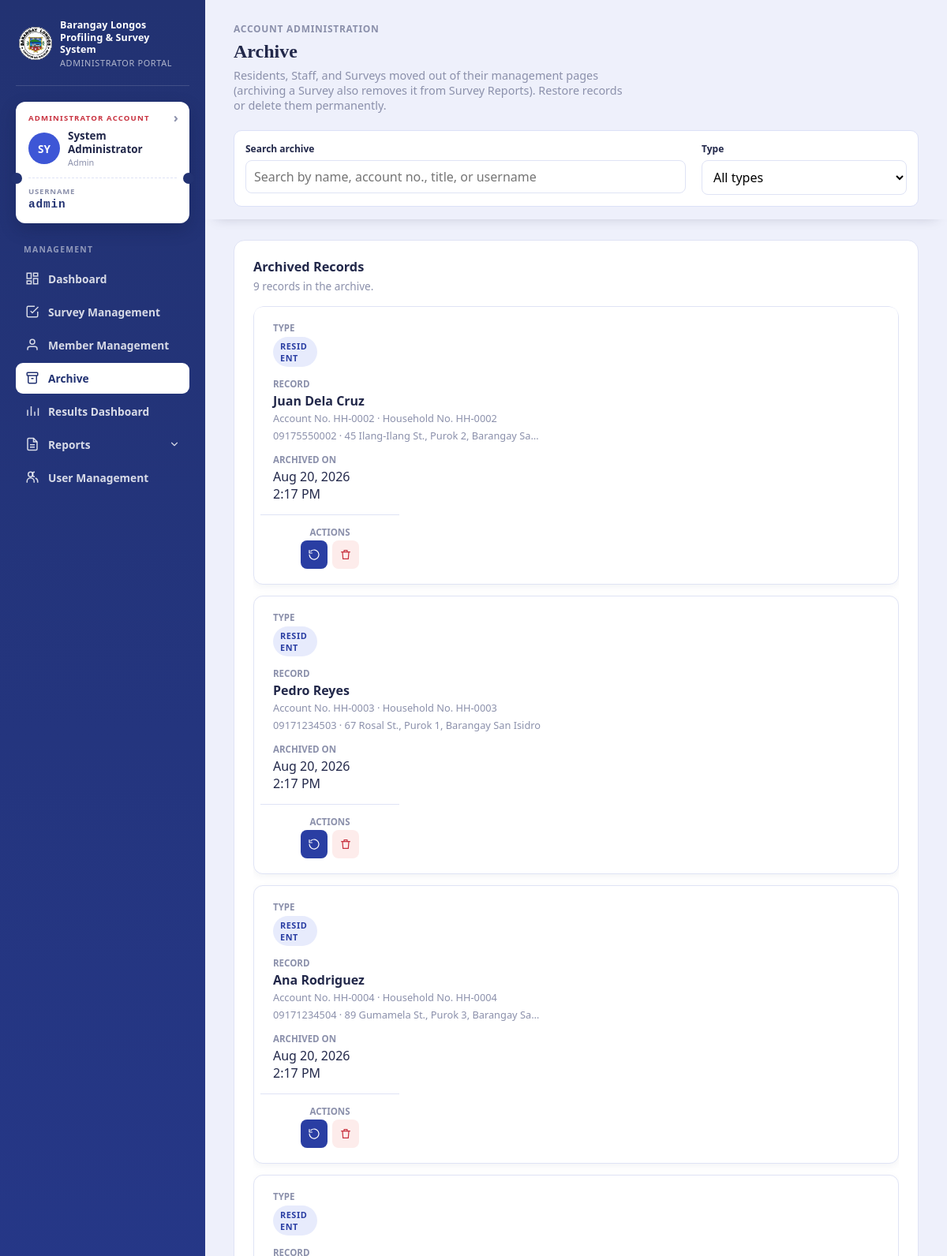
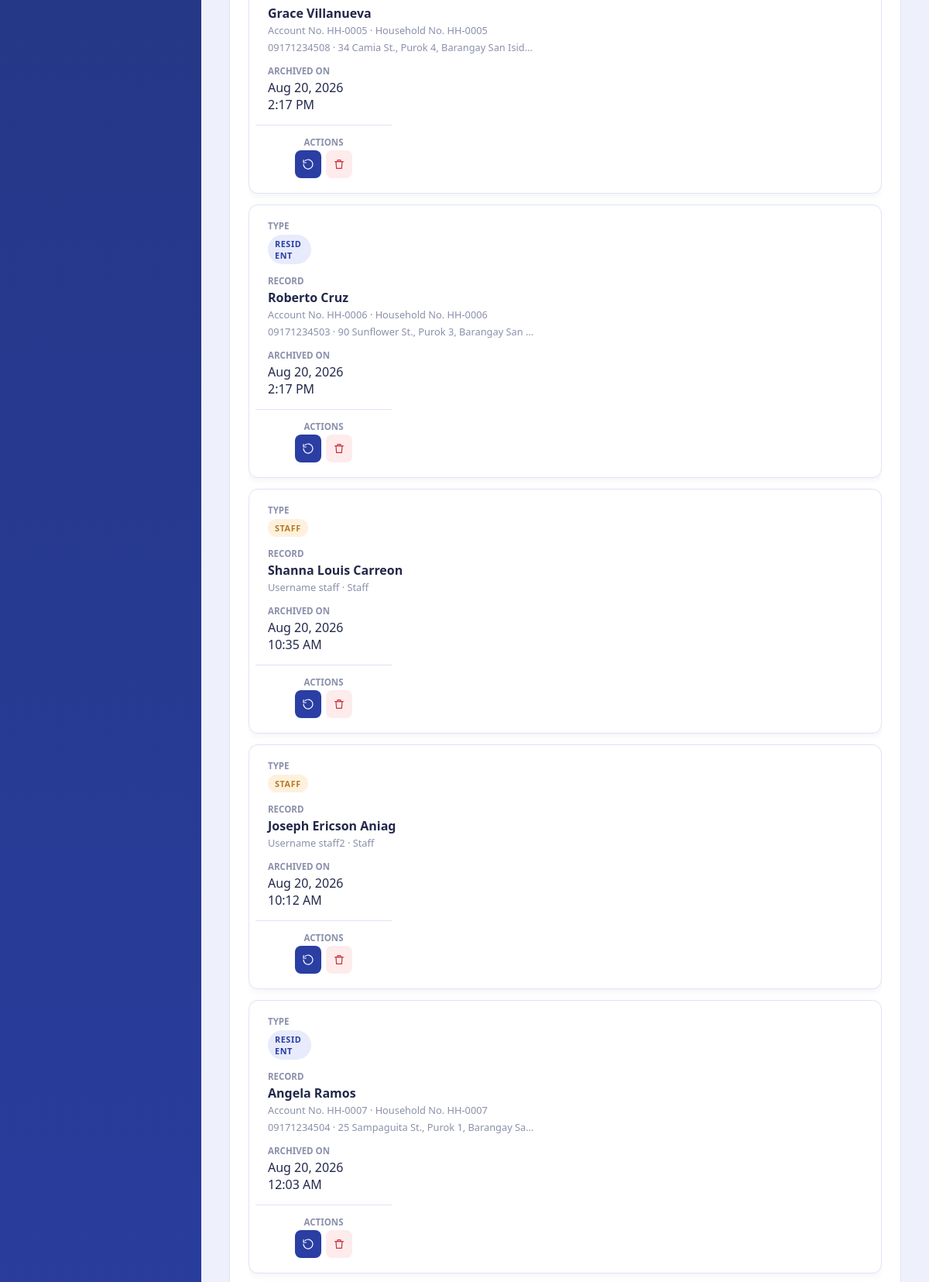
The page /admin/pages/archive.php (signed in, upper part) on the database its author committed (2 pictures, top to bottom).
### tables this page shows
CREATE TABLE `staff_admin` (
  `id` int(10) UNSIGNED NOT NULL,
  `username` varchar(80) NOT NULL,
  `full_name` varchar(120) NOT NULL,
  `password_hash` varchar(255) NOT NULL,
  `role` enum('admin','staff') NOT NULL DEFAULT 'staff',
  `contact_number` varchar(30) NOT NULL DEFAULT '',
  `address` text NOT NULL,
  `birthday` date DEFAULT NULL,
  `is_active` tinyint(1) NOT NULL DEFAULT 1,
  `archived_at` timestamp NULL DEFAULT NULL,
  `created_at` timestamp NULL DEFAULT current_timestamp()
);

### config/database.php (called while the page is built, shortened)
<?php
function database(): PDO
{
    static $connection = null;
    if ($connection instanceof PDO) {
        return $connection;
    }
    $connection = new PDO(
        'mysql:host=' . DB_HOST . ';dbname=' . DB_NAME . ';charset=utf8mb4',
        DB_USER,
        DB_PASS,
        [
            PDO::ATTR_ERRMODE => PDO::ERRMODE_EXCEPTION,
            PDO::ATTR_DEFAULT_FETCH_MODE => PDO::FETCH_ASSOC,
            PDO::ATTR_EMULATE_PREPARES => false,
        ]
    );
    $connection->exec("SET time_zone = '+08:00'");
    return $connection;
}

### config/admin_auth.php (called while the page is built, shortened)
<?php
require_once __DIR__ . '/auth.php';
function current_admin(): ?array
{
    $statement = database()->prepare('SELECT id, username, full_name, role, contact_number, address, birthday FROM staff_admin WHERE id = ? AND is_active = 1 LIMIT 1');
    $statement->execute([$_SESSION['admin_id']]);
    return $statement->fetch() ?: null;
}
function require_admin(): array
{
    $admin = current_admin();
    return $admin;
}

### config/auth.php (called while the page is built, shortened)
<?php
require_once __DIR__ . '/database.php';
function h(?string $value): string
{
    return htmlspecialchars((string) $value, ENT_QUOTES, 'UTF-8');
}

### admin/pages/archive.php (the view, shortened to what this page needs)
<?php
require_once __DIR__ . '/../../config/admin_auth.php';
$admin = require_admin();
$adminRole = $admin['role'] ?? 'unknown';
$db = database();
$perPage = 10;
$search = trim((string) ($_GET['q'] ?? ''));
$type = (string) ($_GET['type'] ?? 'all');
$rows = [];
if ($type === 'all' || $type === 'resident') {
    $where = ['archived_at IS NOT NULL'];
    $params = [];
    $statement = $db->prepare(
        'SELECT id, resident_number, household_number, head_name, contact_number, address, archived_at
         FROM residents WHERE ' . implode(' AND ', $where)
    );
    $statement->execute($params);
    foreach ($statement->fetchAll() as $r) {
        $rows[] = [
            'type' => 'resident',
            'id' => (int) $r['id'],
            'title' => $r['head_name'],
            'subtitle' => 'Account No. ' . $r['resident_number'] . ' · Household No. ' . $r['household_number'],
            'meta' => $r['contact_number'] . ' · ' . $r['address'],
            'archived_at' => $r['archived_at'],
            'view_url' => 'resident_view.php?id=' . (int) $r['id'],
            'restore_action' => '../../process/admin_restore_resident.php',
            'delete_action' => '../../process/admin_delete_resident.php',
            'id_field' => 'resident_id',
            'restore_title' => 'Restore this resident record?',
            'restore_desc' => $r['head_name'] . '\'s record will reappear in Member Management. The account stays deactivated until you activate it again.',
            'delete_title' => 'Permanently delete this resident record?',
            'delete_desc' => 'This deletes ' . $r['head_name'] . '\'s account, household record, and all saved personal, spouse, children, parents, and reference information, plus their photo and signatures. This cannot be undone.',
        ];
    }
}
if ($type === 'all' || $type === 'staff') {
    $where = ['archived_at IS NOT NULL'];
    $params = [];
    $statement = $db->prepare(
        'SELECT id, username, full_name, role, archived_at
         FROM staff_admin WHERE ' . implode(' AND ', $where)
    );
    $statement->execute($params);
    foreach ($statement->fetchAll() as $s) {
        $canManage = !($adminRole === 'staff' && $s['role'] === 'admin');
        $rows[] = [
            'type' => 'staff',
            'id' => (int) $s['id'],
            'title' => $s['full_name'],
            'subtitle' => 'Username ' . $s['username'] . ' · ' . ucfirst($s['role']),
            'meta' => '',
            'archived_at' => $s['archived_at'],
            'view_url' => null,
            'restore_action' => $canManage ? '../../process/admin_restore_staff.php' : null,
            'delete_action' => $canManage ? '../../process/admin_delete_staff.php' : null,
            'id_field' => 'staff_id',
            'restore_title' => 'Restore this staff account?',
            'restore_desc' => $s['full_name'] . '\'s account will reappear in User Management. It stays deactivated until you activate it again.',
            'delete_title' => 'Permanently delete this staff account?',
            'delete_desc' => 'This permanently deletes ' . $s['full_name'] . '\'s staff account. This cannot be undone.',
        ];
    }
}
usort($rows, static fn(array $a, array $b): int => strcmp($b['archived_at'], $a['archived_at']));
$archivedCount = count($rows);
$pageCount = max(1, (int) ceil($archivedCount / $perPage));
$page = min(max(1, (int) ($_GET['page'] ?? 1)), $pageCount);
$offset = ($page - 1) * $perPage;
$pageRows = array_slice($rows, $offset, $perPage);
$typeLabels = ['resident' => 'Resident', 'staff' => 'Staff', 'survey' => 'Survey'];
$typeBadge = ['resident' => 'badge-blue', 'staff' => 'badge-warning', 'survey' => 'badge-success'];
?>
<!doctype html>
<html lang="en">
<head>
<link rel="stylesheet" href="../../assets/css/dashboard.css?v=13">
<link rel="stylesheet" href="../css/logout.css">
<link rel="stylesheet" href="../../assets/css/admin-management.css">
<link rel="stylesheet" href="../css/members.css?v=12">
<link rel="stylesheet" href="../css/confirm-modal.css?v=3">
</head>
<body>
<div class="portal-shell">
<aside class="sidebar">
    <div class="sidebar-brand"><div class="sidebar-seal"><img src="../../assets/img/barangay-longos-logo.jpg" alt="Barangay Longos Logo"></div><div class="wordmark">Barangay Longos<br>Profiling &amp; Survey System<small>Administrator Portal</small></div></div>
    <div class="id-card" data-navigate-href="admin_profile.php"><div class="id-eyebrow"><?= $admin['role'] === 'admin' ? 'Administrator Account' : 'Staff Account' ?></div><div class="id-card-row"><div class="id-avatar"><?= h(strtoupper(substr($admin['full_name'], 0, 2))) ?></div><div class="id-card-name"><?=h($admin['full_name'])?><small><?=h(ucfirst($admin['role']))?></small></div></div><div class="id-card-perf"></div><div class="id-card-number"><span>Username</span><?= h($admin['username']) ?></div></div>
    <nav class="nav-group"><span class="nav-label">Management</span>
        <a class="nav-link" href="dashboard.php"><span class="nav-icon"><svg viewBox="0 0 24 24" fill="none" stroke="currentColor" stroke-width="2"><rect x="3" y="3" width="7" height="9"/><rect x="14" y="3" width="7" height="5"/><rect x="14" y="12" width="7" height="9"/><rect x="3" y="16" width="7" height="5"/></svg></span>Dashboard</a>
        <a class="nav-link" href="surveys.php"><span class="nav-icon"><svg viewBox="0 0 24 24" fill="none" stroke="currentColor" stroke-width="2"><path d="M9 11l3 3L22 4"/><path d="M21 12v7a2 2 0 0 1-2 2H5a2 2 0 0 1-2-2V5a2 2 0 0 1 2-2h11"/></svg></span>Survey Management</a>
        <a class="nav-link" href="members.php"><span class="nav-icon"><svg viewBox="0 0 24 24" fill="none" stroke="currentColor" stroke-width="2"><path d="M20 21v-2a4 4 0 0 0-4-4H8a4 4 0 0 0-4 4v2"/><circle cx="12" cy="7" r="4"/></svg></span>Member Management</a>
        <a class="nav-link" href="archive.php" aria-current="page"><span class="nav-icon"><svg viewBox="0 0 24 24" fill="none" stroke="currentColor" stroke-width="2"><rect x="3" y="3" width="18" height="5" rx="1"/><path d="M5 8v11a2 2 0 0 0 2 2h10a2 2 0 0 0 2-2V8"/><line x1="10" y1="13" x2="14" y2="13"/></svg></span>Archive</a>
        <a class="nav-link" href="results.php"><span class="nav-icon"><svg viewBox="0 0 24 24" fill="none" stroke="currentColor" stroke-width="2"><line x1="4" y1="20" x2="4" y2="10"/><line x1="10" y1="20" x2="10" y2="4"/><line x1="16" y1="20" x2="16" y2="13"/><line x1="22" y1="20" x2="22" y2="7"/></svg></span>Results Dashboard</a>
        <div class="nav-group-item">
            <button type="button" class="nav-link nav-parent" aria-expanded="false"><span class="nav-icon"><svg viewBox="0 0 24 24" fill="none" stroke="currentColor" stroke-width="2"><path d="M14 2H6a2 2 0 0 0-2 2v16a2 2 0 0 0 2 2h12a2 2 0 0 0 2-2V8z"/><path d="M14 2v6h6"/><line x1="8" y1="13" x2="16" y2="13"/><line x1="8" y1="17" x2="16" y2="17"/></svg></span>
                <span>Reports</span>
                <svg class="nav-chevron" viewBox="0 0 24 24" fill="none" stroke="currentColor" stroke-width="2" stroke-linecap="round" stroke-linejoin="round"><polyline points="6 9 12 15 18 9"/></svg>
            </button>
        </div>
        <?php if ($admin['role'] === 'admin'): ?><a class="nav-link" href="users.php"><span class="nav-icon"><svg viewBox="0 0 24 24" fill="none" stroke="currentColor" stroke-width="2"><circle cx="9" cy="7" r="4"/><path d="M3 21v-2a6 6 0 0 1 12 0v2"/><path d="M16 11a4 4 0 0 1 0-8"/><path d="M21 21v-2a6 6 0 0 0-4-5.7"/></svg></span>User Management</a><?php endif; ?>
    </nav>
</aside>
<main class="main">
    <div class="sticky-head">
    <div class="topbar">
        <div>
            <div class="page-eyebrow">Account administration</div>
            <h1 class="page-title">Archive</h1>
            <p class="page-sub">Residents, Staff, and Surveys moved out of their management pages (archiving a Survey also removes it from Survey Reports). Restore records or delete them permanently.</p>
        </div>
    </div>
    <form class="member-filters card" method="get" id="archiveFilterForm">
        <div class="member-filters-row">
            <label class="member-filter-field">
                <span class="member-filter-label">Search archive</span>
                <input type="search" name="q" id="archiveSearchInput" value="<?= h($search) ?>" placeholder="Search by name, account no., title, or username" autocomplete="off">
            </label>
            <label class="member-filter-field member-filter-field-status">
                <span class="member-filter-label">Type</span>
                <select name="type" id="archiveTypeSelect">
                    <option value="all" <?= $type === 'all' ? 'selected' : '' ?>>All types</option>
                </select>
            </label>
        </div>
    </form>
    </div>
    <div class="card members-list-card">
        <div class="card-title-row">
            <div>
                <div class="card-title">Archived Records</div>
                <div class="card-desc"><?=$archivedCount?> record<?=$archivedCount===1?'':'s'?> in the archive.</div>
            </div>
        </div>
        <table class="responsive-table member-table archive-table">
            <tbody>
            <?php foreach ($pageRows as $row): ?>
                <tr>
                    <td data-label="Type"><span class="badge <?=h($typeBadge[$row['type']])?>"><?=h($typeLabels[$row['type']])?></span></td>
                    <td data-label="Record">
                        <div class="archive-record-title"><?=h($row['title'])?></div>
                        <div class="archive-record-subtitle"><?=h($row['subtitle'])?></div>
                        <?php if ($row['meta'] !== ''): ?><div class="archive-record-meta" title="<?=h($row['meta'])?>"><?=h($row['meta'])?></div><?php endif; ?>
                    </td>
                    <td data-label="Archived On"><?=h((new DateTime($row['archived_at']))->format('M j, Y g:i A'))?></td>
                    <td data-label="Actions">
                        <div class="row-actions">
                            <?php if ($row['restore_action']): ?>
                            <?php
                                $restoreConfirm = json_encode([
                                    'title' => $row['restore_title'],
                                    'description' => $row['restore_desc'],
                                    'confirmLabel' => 'Yes, restore',
                                    'variant' => 'info',
                                ], JSON_HEX_APOS | JSON_HEX_QUOT);
                            ?>
                            <form action="<?=h($row['restore_action'])?>" method="post" data-confirm-modal='<?=$restoreConfirm?>'>
                                <button class="btn btn-primary btn-sm icon-action" type="submit" aria-label="Restore" data-tooltip="Restore"><svg viewBox="0 0 24 24" aria-hidden="true"><path d="M3 12a9 9 0 1 0 3-6.7"/><path d="M3 4v5h5"/></svg></button>
                            </form>
                            <?php endif; ?>
                            <?php if ($row['delete_action']): ?>
                            <?php
                                $deleteConfirm = json_encode([
                                    'title' => $row['delete_title'],
                                    'description' => $row['delete_desc'],
                                    'confirmLabel' => 'Yes, delete permanently',
                                    'variant' => 'danger',
                                ], JSON_HEX_APOS | JSON_HEX_QUOT);
                            ?>
                            <form action="<?=h($row['delete_action'])?>" method="post" data-confirm-modal='<?=$deleteConfirm?>'>
                                <button class="btn btn-danger btn-sm icon-action" type="submit" aria-label="Delete permanently" data-tooltip="Delete permanently"><svg viewBox="0 0 24 24" aria-hidden="true"><path d="M4 7h16"/><path d="M9 7V4h6v3"/><path d="M6 7l1 13h10l1-13"/></svg></button>
                            </form>
                            <?php endif; ?>
                        </div>
                    </td>
                </tr>
            <?php endforeach; ?>
            </tbody>
        </table>
    </div>
</main>
</div>
</body>
</html>

### rows shown on the page
staff_admin: full_name "SY", full_name "System Administrator", role "Admin", username "admin"
staff_admin: type "STAFF", full_name "Shanna Louis Carreon", subtitle "Username staff · Staff", archived_at "Aug 20, 2026 10:35 AM"
staff_admin: role "STAFF", full_name "Joseph Ericson Aniag", subtitle "Username staff2 · Staff", archived_at "Aug 20, 2026 10:12 AM"

### other values the page prints
$archivedCount "9"
$typeLabels[$row['type']] "RESIDENT"
$row['title'] "Juan Dela Cruz"
$row['subtitle'] "Account No. HH-0002 · Household No. HH-0002"
$row['meta'] "09175550002 · 45 Ilang-Ilang St., Purok 2, Barangay Sa…"
$row['title'] "Pedro Reyes"
$row['subtitle'] "Account No. HH-0003 · Household No. HH-0003"
$row['meta'] "09171234503 · 67 Rosal St., Purok 1, Barangay San Isidro"
$row['title'] "Ana Rodriguez"
$row['subtitle'] "Account No. HH-0004 · Household No. HH-0004"
$row['meta'] "09171234504 · 89 Gumamela St., Purok 3, Barangay Sa…"
$row['title'] "Grace Villanueva"
$row['subtitle'] "Account No. HH-0005 · Household No. HH-0005"
$row['meta'] "09171234508 · 34 Camia St., Purok 4, Barangay San Isidro"
$row['title'] "Roberto Cruz"
